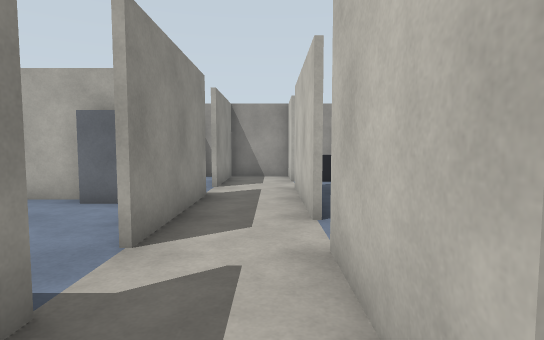
view 1 (above)

22 first-person views from a walk through a Gazebo world. The camera is 1.2 m above the floor, tilts 4° down and sees 80° across. The floor is counted in squares, 1 m on a side. Each view is taken from the middle of a square. On the plan, view 1 faces up. The plan holds only what a view shows up to about 13 squares ahead; the rest is blank.

view 2
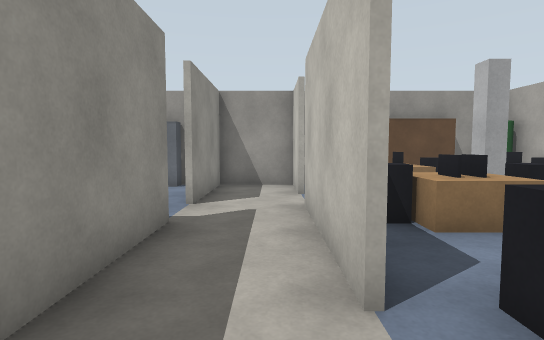

view 3
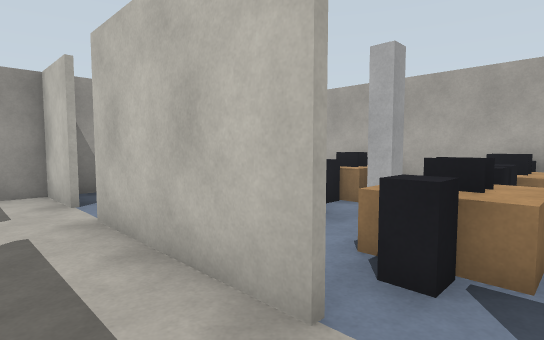

view 4
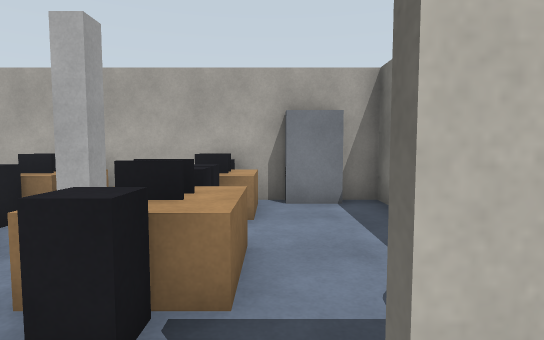

view 5
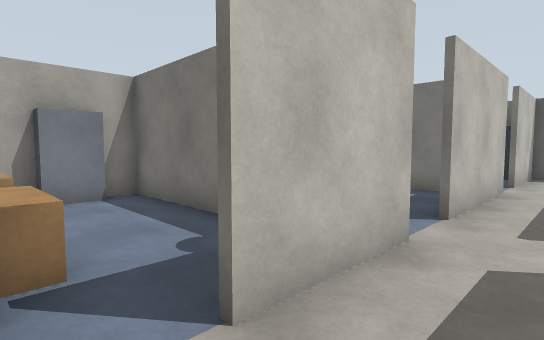

view 6
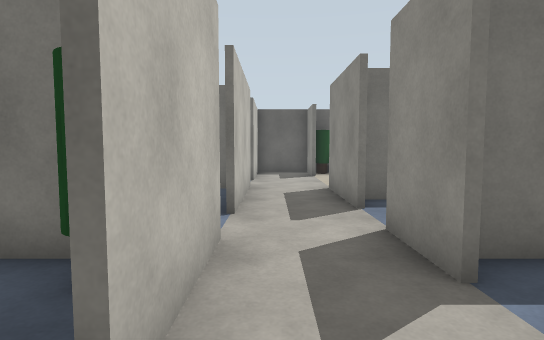

view 7
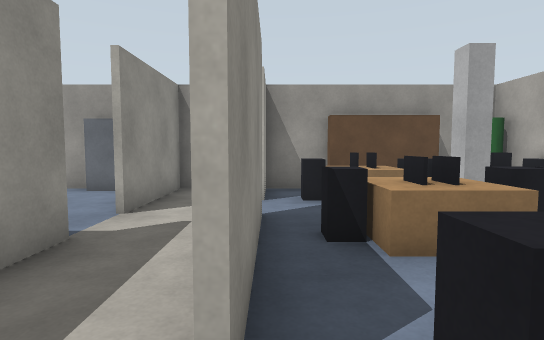

view 8
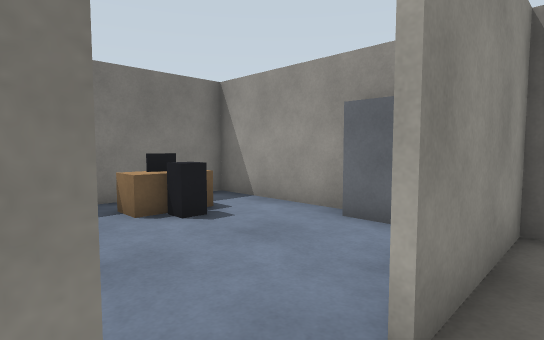

view 9
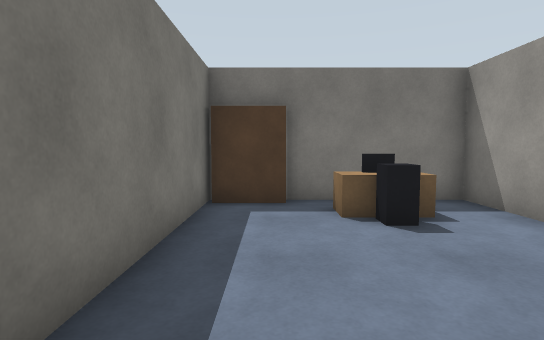

view 10
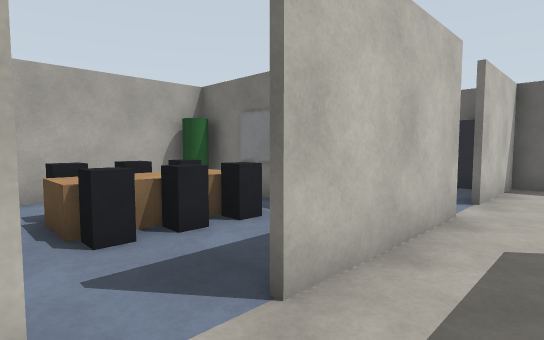

view 11
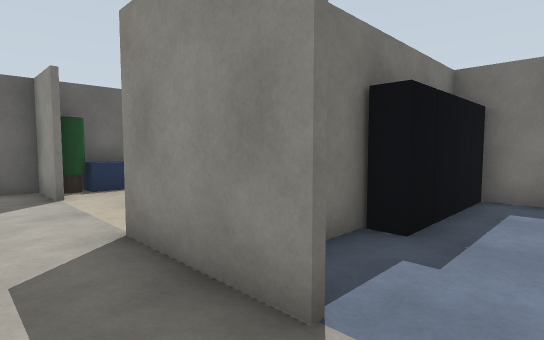

view 12
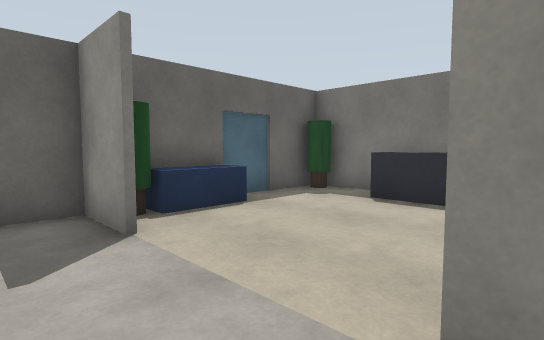

view 13
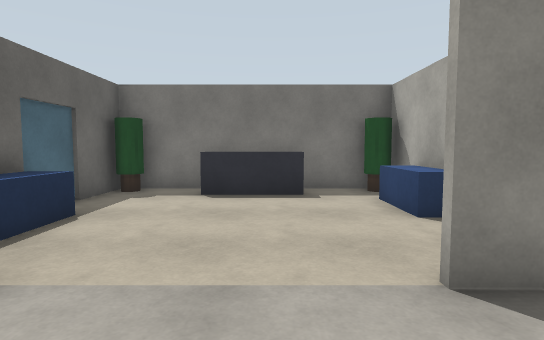

view 14
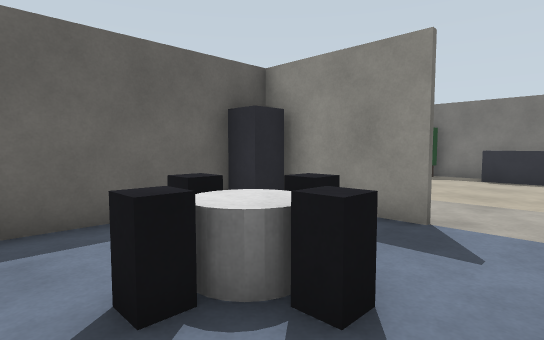

view 15
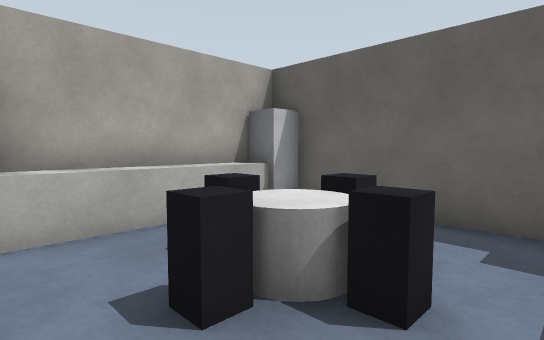

view 16
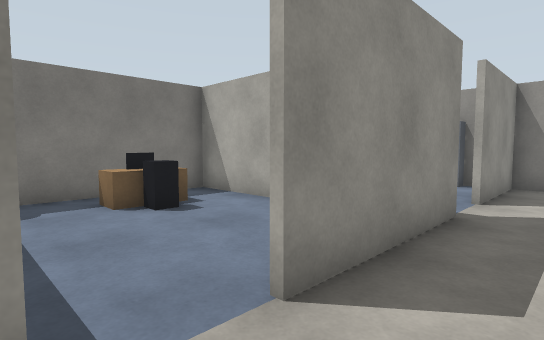

view 17
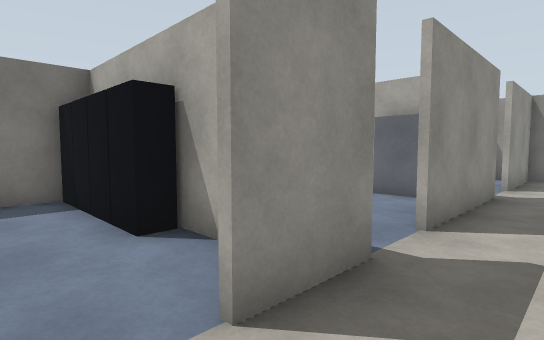

view 18
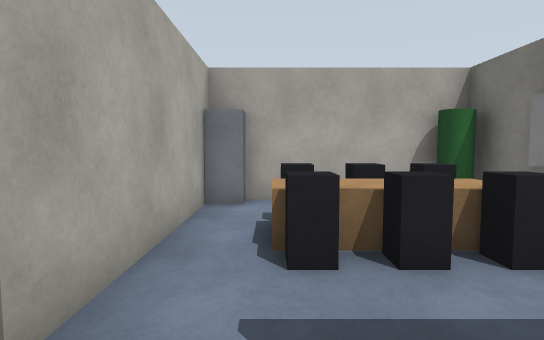

view 19
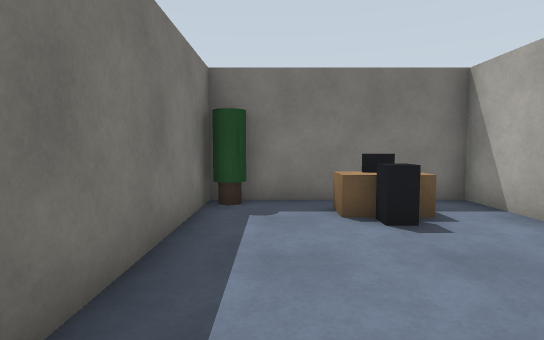

view 20
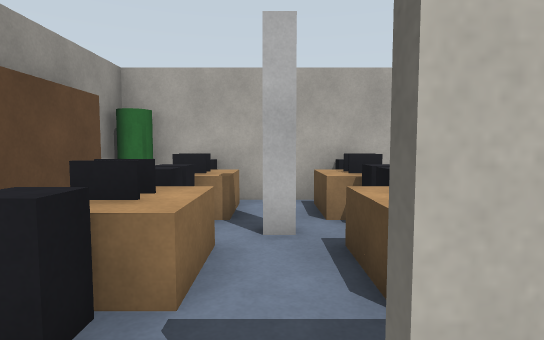

view 21
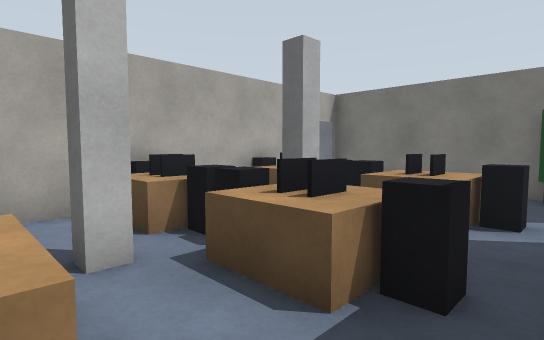

view 22
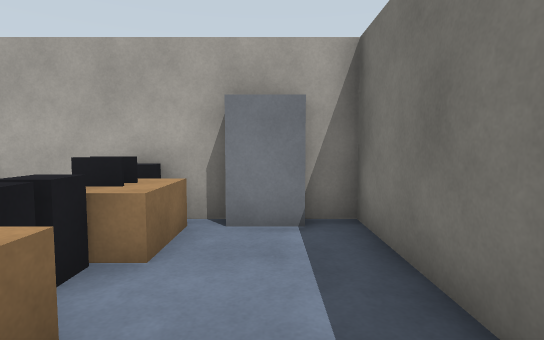

### Floor plan
Points are (right, up) in squares from view 1. A wall is a line through its corners. A room is listed if a view was taken in it or the views show most of it. See-through windows are left out.
Room 1 (views 1, 2, 3, 4, 5, 6, 7, 8, 9, 10, 11, 12, 16, 17, 18, 19, 20, 21, 22)
walls: (0.7, 5.2) (0.7, 9.8); (0.8, 9.4) (0.8, 5.2); (-1.7, 8.2) (-1.7, 3.8); (2.4, 1.6) (7.4, 1.6) (7.4, 4.4); (-1.7, 2.2) (-1.7, 0.2); (0.7, 0.8) (0.7, 3.8); (0.7, 11.2) (0.7, 13.4); (7.4, 6.4) (7.4, 7.6); (7.4, 9.4) (7.4, 10.5); (0.8, 12.4) (0.8, 11.2); (2.6, 13.4) (-1.7, 13.4) (-1.7, 9.8); (5.6, 12.9) (2.6, 12.9); (-1.7, -1.2) (-1.7, -4.5); (6.5, 13.4) (5.8, 13.4); (-2.8, -2.4) (-2.1, -2.4); (0.7, -5.2) (0.7, -0.8)
ways out: opening at (2, 0.5) to room 2; opening at (-2, 9) to room 3; opening at (-2, 3); opening at (-1.5, -2.5)
objects: green cylinder (1, 2) to (2, 2); dark grey box (2, 5); beige box (2, 6) to (3, 6); dark grey box (2, 8); dark grey box (2, 12); dark grey box (3, 5); dark grey box (3, 8); beige box (3, 9); beige box (3, 11); dark grey box (3, 12); dark grey box (4, 5); beige box (4, 6); pillar (4, 7) to (5, 7); dark grey box (4, 8) to (4, 9); dark grey box (4, 11) to (4, 12); dark grey box (5, 5); beige box (5, 6) to (6, 6); dark grey box (5, 8) to (5, 9); pillar (5, 10); dark grey box (5, 11) to (5, 12); dark grey box (6, 5); dark grey box (6, 8); beige box (6, 9); beige box (6, 11); dark grey box (6, 12); cabinet (7, 3); dark grey box (7, 5); beige box (7, 6); dark grey box (7, 8); beige box (7, 9); dark grey box (7, 11) to (7, 12); green cylinder (7, 13)
Room 2 (views 13, 14, 15)
walls: (5.4, -4.4) (6.5, -4.4); (1.2, -4.4) (2.9, -4.4); (0.8, -6.8) (0.8, -9.5); (7.4, -3.2) (7.4, 0.2); (2.4, -10.4) (6.5, -10.4); (6.5, 1.4) (2.4, 1.4)
ways out: opening at (2, 0.5) to room 1; opening at (1, -6)
objects: grey box (1, -10) to (2, -10); dark grey box (3, -7); dark grey box (3, -3) to (4, -3); dark grey box (3, -1); dark grey box (3, 0) to (4, 0); dark grey box (4, -8); dark grey box (4, -7) to (4, -6); beige box (4, -2) to (4, -1); dark grey box (5, -7); dark grey box (5, -3) to (5, -2); dark grey box (5, -1); dark grey box (5, 0); fridge (7, -10); counter (7, -9) to (7, -6); green cylinder (7, -4); cabinet (7, 1)
Room 3 (no view inside)
walls: (-4.4, 13.4) (-8.4, 13.4) (-8.4, 9.2); (-7.9, 9.4) (-7.9, 7.6); (-8.4, 7.6) (-3.4, 7.6)
ways out: opening at (-2, 9) to room 1; opening at (-3, 8)
objects: beige box (-7, 10); dark grey box (-7, 11); beige box (-7, 12); dark grey box (-6, 11); cabinet (-4, 13) to (-3, 13)

Positions as (right, up) in squares from view 1, and headings:
1: (0, 0), facing up
2: (0, 3), facing up
3: (-1, 4), facing up-right
4: (0, 4), facing right
5: (-1, 5), facing down-right
6: (0, 5), facing down
7: (1, 4), facing up
8: (-1, 8), facing up-left
9: (-1, 9), facing left
10: (-1, 1), facing down-right
11: (0, 0), facing down-left
12: (0, -4), facing down-left
13: (1, -6), facing left
14: (6, -5), facing down-left
15: (2, -5), facing down-right
16: (0, 2), facing up-left
17: (0, -1), facing up-left
18: (0, 0), facing right
19: (-1, 3), facing left
20: (0, 10), facing right
21: (1, 11), facing down-right
22: (2, 3), facing right
